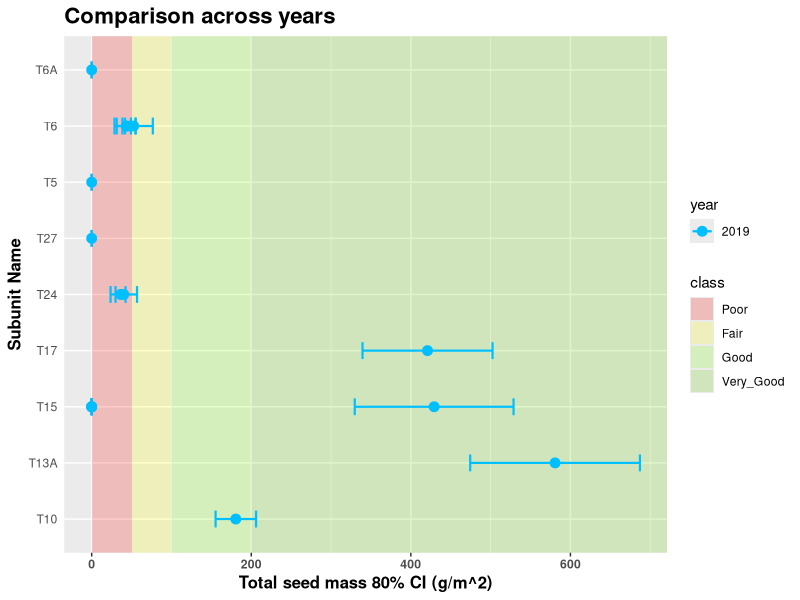
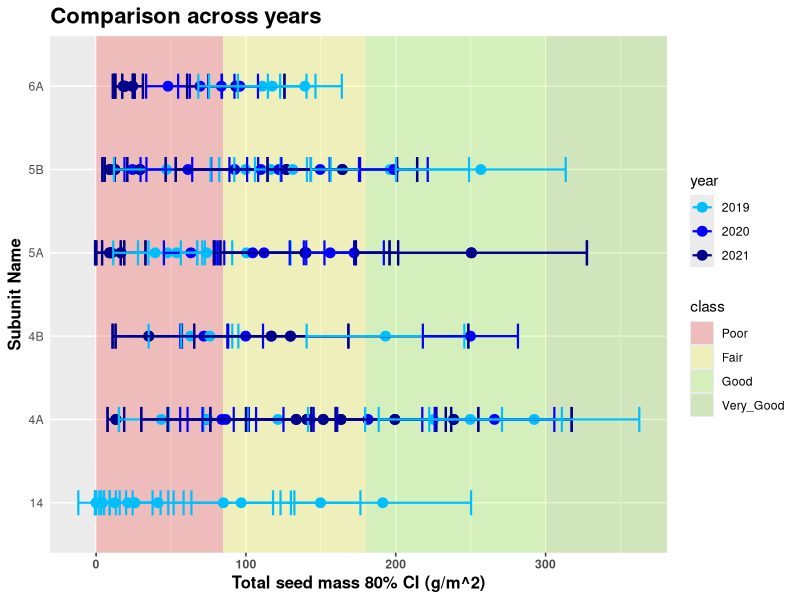
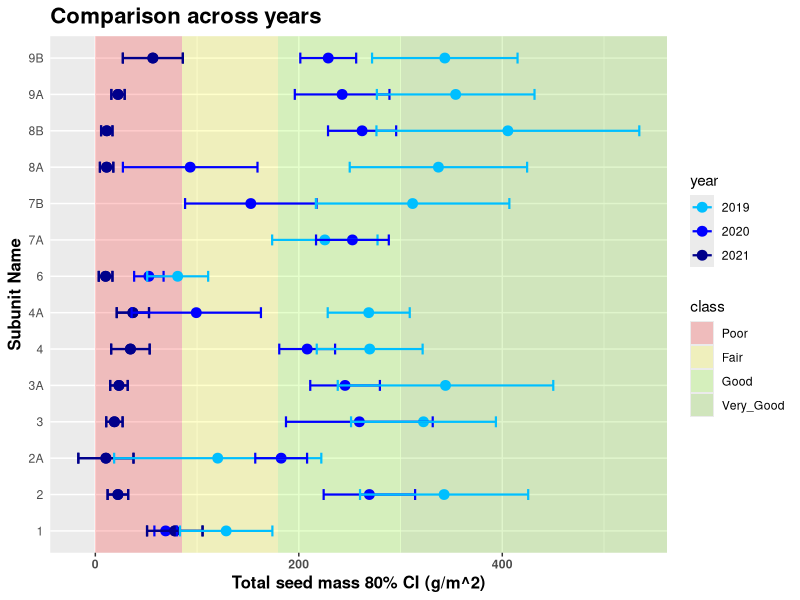
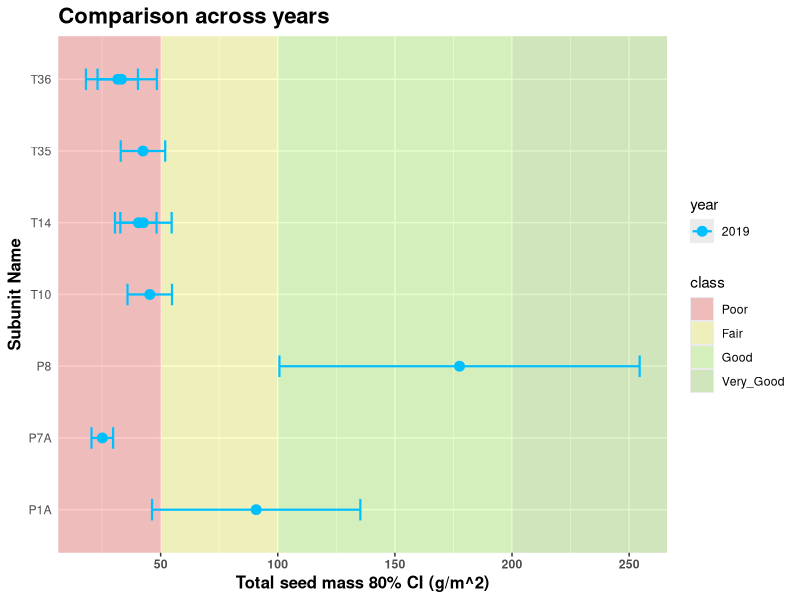
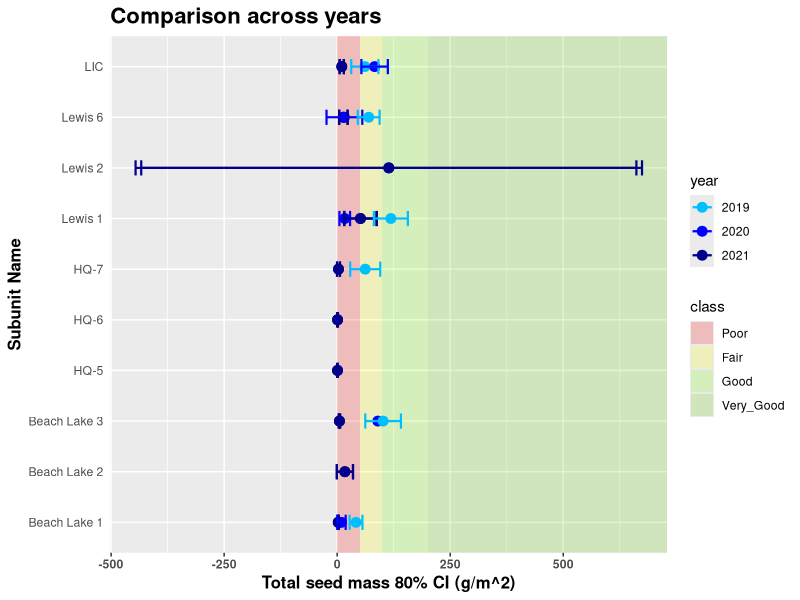
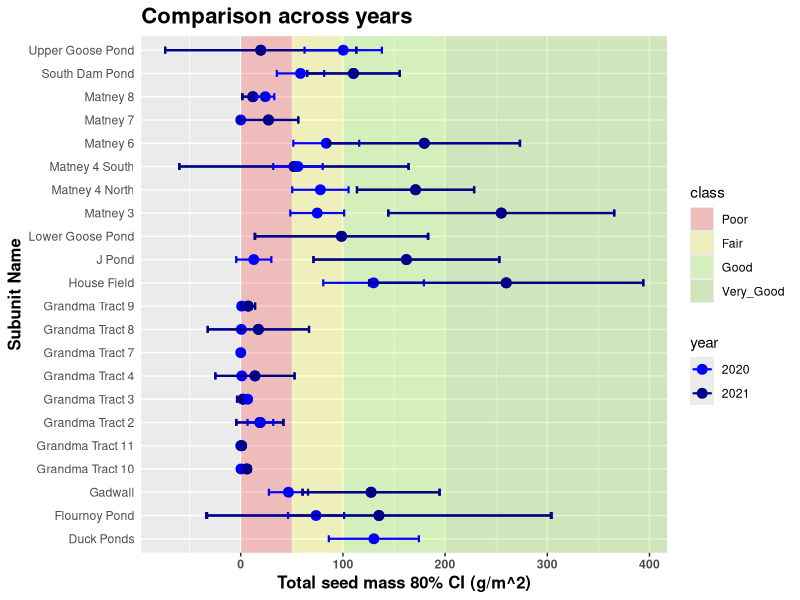

The R script that drew these images, in order: (Note: this script raises an error after producing the figures.)
## ---- chunk 1

knitr::opts_chunk$set(echo = TRUE)
library(rmarkdown)
library(tidyverse)
library(knitr)
library(kableExtra)


## ---- chunk 2

# In the future, this chunk should join all years available or
# use a file with all years that is automatically created at the server.

gm2_2019 <- read.csv("MainScriptDataOutput/qdt_mass_g_m2_2019.txt") %>%
  dplyr::select(-X) %>%
  mutate(year = 2019)

gm2_2020 <- read.csv("WHAP2020-21/Output2020/qdt_mass_g_m2_2020.txt") %>%
  dplyr::select(-X) %>%
  mutate(year = 2020)

gm2_2021 <- read.csv("WHAP2021-22/Output2021/qdt_mass_g_m2_2021.txt") %>%
  dplyr::select(-X) %>%
  mutate(year = 2021)

# 2021 column names are different than 2020 and 2019. Need to decide on a
# and edit files from past years.
colnames(gm2_2021)[1] <- "Unit_Name"
colnames(gm2_2021)[2] <- "Subunit_Name"

# Combine data for all years.
whap_su_years <- bind_rows(gm2_2019, gm2_2020, gm2_2021) %>%
  mutate(year = factor(year))

# Add new LIT name for KRN 14 subunits to create a different figure
# for these subunits
# levels(whap_su_years$LIT) <- c(levels(whap_su_years$LIT), "KRN14") 
# whap_su_years$LIT[whap_su_years$Unit_Name == "14"]  <- "KRN14" 

# Use only 2021 for the figures
# whap_su_years <- gm2_2021 %>%
#   mutate(year = factor(year))


## ---- chunk 3

viaClass <- read.csv("WHAP_Viability_20210610.csv") %>%
  pivot_longer(cols = c(Poor, Fair, Good, Very_Good),
               names_to = "class",
               values_to = "lower_bound") %>%
  pivot_wider(names_from = LIT,
              values_from = lower_bound) %>%
  mutate(class = fct_reorder(class, KRN, mean),
         class_color = c("red", "yellow", "chartreuse", "chartreuse3"),
         class = factor(class, ordered = TRUE))

ST_viaClass <- read.csv("WHAP_Viability_ST.csv") %>%
  pivot_longer(cols = c(Poor, Fair, Good, Very_Good),
               names_to = "class",
               values_to = "lower_bound") %>%
  pivot_wider(names_from = LIT,
              values_from = lower_bound) %>%
  mutate(class = fct_reorder(class, KRN, mean),
         class_color = c("red", "yellow", "chartreuse", "chartreuse3"),
         class = factor(class, ordered = TRUE))

WG_viaClass <- read.csv("WHAP_Viability_WG.csv") %>%
  pivot_longer(cols = c(Poor, Fair, Good, Very_Good),
               names_to = "class",
               values_to = "lower_bound") %>%
  pivot_wider(names_from = LIT,
              values_from = lower_bound) %>%
  mutate(class = fct_reorder(class, KRN, mean),
         class_color = c("red", "yellow", "chartreuse", "chartreuse3"),
         class = factor(class, ordered = TRUE))

SW_viaClass <- read.csv("WHAP_Viability_SW.csv") %>%
  pivot_longer(cols = c(Poor, Fair, Good, Very_Good),
               names_to = "class",
               values_to = "lower_bound") %>%
  pivot_wider(names_from = LIT,
              values_from = lower_bound) %>%
  mutate(class = fct_reorder(class, KRN, mean),
         class_color = c("red", "yellow", "chartreuse", "chartreuse3"),
         class = factor(class, ordered = TRUE))


## ---- chunk 4

# Potential improvement: The user can select what years and subunits to compare
# by providing vectors with their names.

plot_years <- function(spp = c("total"),
                       data = whap_su_years) {
  # whap_su_years is a df containing the subunit estimates in all refuges all years
  # it contains a column named year
  # check that data has the correct format
  
  year_plots <- list()
  
  for (i in unique(data$LIT)) { # this has to be modified for more than one species
    
    data_i <- data %>% dplyr::filter(LIT == i)
    
    # in the future, use the spp argument to determine what will be plotted
    
    year_plots[[i]] <-
                 ggplot(data = data_i %>% arrange(tot_g_m2),
                        aes(x = Unit_Name,
                            y = tot_g_m2,
                            color = year)) +
                 scale_color_manual(values = c("2019" = "deepskyblue",
                                               "2020" = "blue",
                                               "2021" = "darkblue")) +
                 ggtitle("Comparison across years") +
                 geom_rect(data = viaClass,
                           inherit.aes = FALSE,
                           aes(NULL,
                               NULL,
                               xmin = -Inf,
                               xmax = Inf,
                               fill = class),
                           ymin = unlist(viaClass[, i]),
                           ymax = unlist(c(viaClass[-1, i], Inf))) +
                 scale_fill_manual(values = alpha(c("red",
                                                    "yellow",
                                                    "chartreuse",
                                                    "chartreuse3"),
                                                  0.2)) +
                 geom_point(size = 3) +
                 xlab('Subunit Name') +
                 ylab("Total seed mass 80% CI (g/m^2)") +
                 geom_errorbar(aes(ymin = CI80lwr,
                                   ymax = CI80upr),
                               width = 0.3,
                               cex = 0.75) +
                 theme(plot.title = element_text(size = 16, face = "bold"),
                       axis.ticks.y = element_blank(),
                       axis.text.x = element_text(face = "bold"),
                       axis.title = element_text(size = 12,
                                                 face = "bold"),
                       strip.text.y = element_text(hjust = 0,
                                                   vjust = 1,
                                                   angle = 180,
                                                   face = "bold")) +
                 coord_flip()
    print(year_plots[[i]])
  }
  return(year_plots)
}

plot_years()


## ---- chunk 5

plot_years_st <- function(spp = c("total"),
                       data = whap_su_years) {
  # whap_su_years is a df containing the subunit estimates in all refuges all years
  # it contains a column named year
  # check that data has the correct format
  
  year_plots_st <- list()
  
  for (i in unique(data$LIT)) { 
    
    data_i <- data %>% dplyr::filter(LIT == i)
    
    year_plots_st[[i]] <-
                 ggplot(data = data_i %>% arrange(st_g_m2),
                        aes(x = Unit_Name,
                            y = st_g_m2,
                            color = year)) +
                 scale_color_manual(values = c("2019" = "deepskyblue",
                                               "2020" = "blue",
                                               "2021" = "darkblue")) +
                 labs(color = "year") +
                 ggtitle("Comparison across years") +
                 geom_rect(data = ST_viaClass,
                           inherit.aes = FALSE,
                           aes(NULL,
                               NULL,
                               xmin = -Inf,
                               xmax = Inf,
                               fill = class),
                           ymin = unlist(ST_viaClass[, i]),
                           ymax = unlist(c(ST_viaClass[-1, i], Inf))) +
                 scale_fill_manual(values = alpha(c("red",
                                                    "yellow",
                                                    "chartreuse",
                                                    "chartreuse3"),
                                                  0.2)) +
                 geom_point(size = 3) +
                 xlab('Subunit Name') +
                 ylab("Swamp timothy seed mass 80% CI (g/m^2)") +
                 geom_errorbar(aes(ymin = CI80lwr_st,
                                   ymax = CI80upr_st),
                               width = 0.3,
                               cex = 0.75) +
                 theme(plot.title = element_text(size = 16, face = "bold"),
                       axis.ticks.y = element_blank(),
                       axis.text.x = element_text(face = "bold"),
                       axis.title = element_text(size = 12,
                                                 face = "bold"),
                       strip.text.y = element_text(hjust = 0,
                                                   vjust = 1,
                                                   angle = 180,
                                                   face = "bold")) +
                 coord_flip()
    print(year_plots_st[[i]])
  }
  return(year_plots_st)
}

plot_years_st()

## ---- chunk 6

plot_years_wg <- function(spp = c("total"),
                       data = whap_su_years) {
  # whap_su_years is a df containing the subunit estimates in all refuges all years
  # it contains a column named year
  # check that data has the correct format
  
  year_plots_wg <- list()
  
  for (i in unique(data$LIT)) { 
    
    data_i <- data %>% dplyr::filter(LIT == i)
    
    year_plots_wg[[i]] <-
                 ggplot(data = data_i %>% arrange(wg_g_m2),
                        aes(x = Unit_Name,
                            y = wg_g_m2,
                            color = year)) +
                 scale_color_manual(values = c("2019" = "deepskyblue",
                                               "2020" = "blue",
                                               "2021" = "darkblue")) +
                 labs(color = "year") +
                 ggtitle("Comparison across years") +
                 geom_rect(data = WG_viaClass,
                           inherit.aes = FALSE,
                           aes(NULL,
                               NULL,
                               xmin = -Inf,
                               xmax = Inf,
                               fill = class),
                           ymin = unlist(WG_viaClass[, i]),
                           ymax = unlist(c(WG_viaClass[-1, i], Inf))) +
                 scale_fill_manual(values = alpha(c("red",
                                                    "yellow",
                                                    "chartreuse",
                                                    "chartreuse3"),
                                                  0.2)) +
                 geom_point(size = 3) +
                 xlab('Subunit Name') +
                 ylab("Watergrass seed mass 80% CI (g/m^2)") +
                 geom_errorbar(aes(ymin = CI80lwr_wg,
                                   ymax = CI80upr_wg),
                               width = 0.3,
                               cex = 0.75) +
                 theme(plot.title = element_text(size = 16, face = "bold"),
                       axis.ticks.y = element_blank(),
                       axis.text.x = element_text(face = "bold"),
                       axis.title = element_text(size = 12,
                                                 face = "bold"),
                       strip.text.y = element_text(hjust = 0,
                                                   vjust = 1,
                                                   angle = 180,
                                                   face = "bold")) +
                 coord_flip()
    print(year_plots_wg[[i]])
  }
  return(year_plots_wg)
}

plot_years_wg()

## ---- chunk 7

plot_years_sw <- function(spp = c("total"),
                       data = whap_su_years) {
  # whap_su_years is a df containing the subunit estimates in all refuges all years
  # it contains a column named year
  # check that data has the correct format
  
  year_plots_sw <- list()
  
  for (i in unique(data$LIT)) {
    
    data_i <- data %>% dplyr::filter(LIT == i)
    
    year_plots_sw[[i]] <-
                 ggplot(data = data_i %>% arrange(sw_g_m2),
                        aes(x = Unit_Name,
                            y = sw_g_m2,
                            color = year)) +
                 scale_color_manual(values = c("2019" = "deepskyblue",
                                               "2020" = "blue",
                                               "2021" = "darkblue")) +
                 ggtitle("Comparison across years") +
                 geom_rect(data = SW_viaClass,
                           inherit.aes = FALSE,
                           aes(NULL,
                               NULL,
                               xmin = -Inf,
                               xmax = Inf,
                               fill = class),
                           ymin = unlist(SW_viaClass[, i]),
                           ymax = unlist(c(SW_viaClass[-1, i], Inf))) +
                 scale_fill_manual(values = alpha(c("red",
                                                    "yellow",
                                                    "chartreuse",
                                                    "chartreuse3"),
                                                  0.2)) +
                 geom_point(size = 3) +
                 xlab('Subunit Name') +
                 ylab("Smartweed seed mass 80% CI (g/m^2)") +
                 geom_errorbar(aes(ymin = CI80lwr_sw,
                                   ymax = CI80upr_sw),
                               width = 0.3,
                               cex = 0.75) +
                 theme(plot.title = element_text(size = 16, face = "bold"),
                       axis.ticks.y = element_blank(),
                       axis.text.x = element_text(face = "bold"),
                       axis.title = element_text(size = 12,
                                                 face = "bold"),
                       strip.text.y = element_text(hjust = 0,
                                                   vjust = 1,
                                                   angle = 180,
                                                   face = "bold")) +
                 coord_flip()
    print(year_plots_sw[[i]])
  }
  return(year_plots_sw)
}

plot_years_sw()

## ---- chunk 8

# load in files
kgLIT_2021 <- read.csv("WHAP2021-22/ScriptInput2021/mass_kg_LIT_2021.txt")

kgLIT_2020 <- read.csv("WHAP2020-21/ScriptInput2020/mass_kg_LIT_2020.txt")

kgLIT_2019 <- read.csv("MainScriptDataOutput/mass_kg_LIT_2019.txt")


# prep data
kgLIT <- bind_rows(kgLIT_2019, kgLIT_2020, kgLIT_2021) %>%
  mutate(year = factor(year)) %>%
  dplyr::select(LIT, st_kg.ha, wg_kg.ha, sw_kg.ha, year) %>%
  pivot_longer(cols = ends_with("kg.ha"),
               names_to = "species",
               values_to = "kg.ha",
               values_drop_na = TRUE)

kgLIT$species[kgLIT$species == "st_kg.ha"] <- "swamp timothy"

kgLIT$species[kgLIT$species == "wg_kg.ha"] <- "watergrass"

kgLIT$species[kgLIT$species == "sw_kg.ha"] <- "smartweed"

kgLIT <- kgLIT[-c(14), ]


# plot the bar charts
plot_kg_ha <- function(data = kgLIT) {
  
  year_bar_plots <- list()
  
  for (i in unique(data$LIT)) {
    
    data_i <- data %>% dplyr::filter(LIT == i)
    
    year_bar_plots[[i]] <-
                 ggplot(data = data_i,
                        aes(x = species,
                            y = kg.ha,
                            fill = year)) +
                 ylim(0, 600) +
                 geom_bar(stat="identity", position=position_dodge()) +
                 scale_fill_manual(values = c("2019" = "deepskyblue",
                                              "2020" = "blue",
                                              "2021" = "darkblue")) +
                 xlab('\nspecies') +
                 ylab("seed production per refuge area (kg/ha)\n") +
                 theme_minimal()
                
    print(year_bar_plots[[i]])
  }
  return(year_bar_plots)
}

plot_kg_ha()
